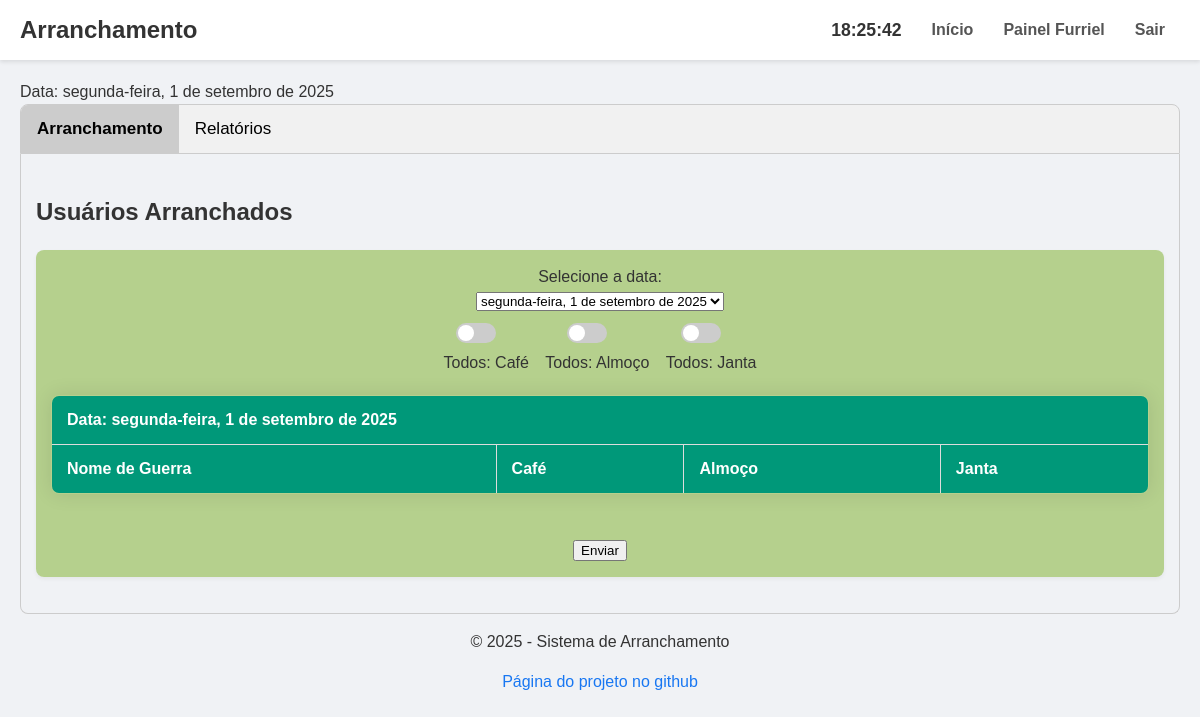
Page /config/furriel/furriel.php (signed in) on the earlier database version.
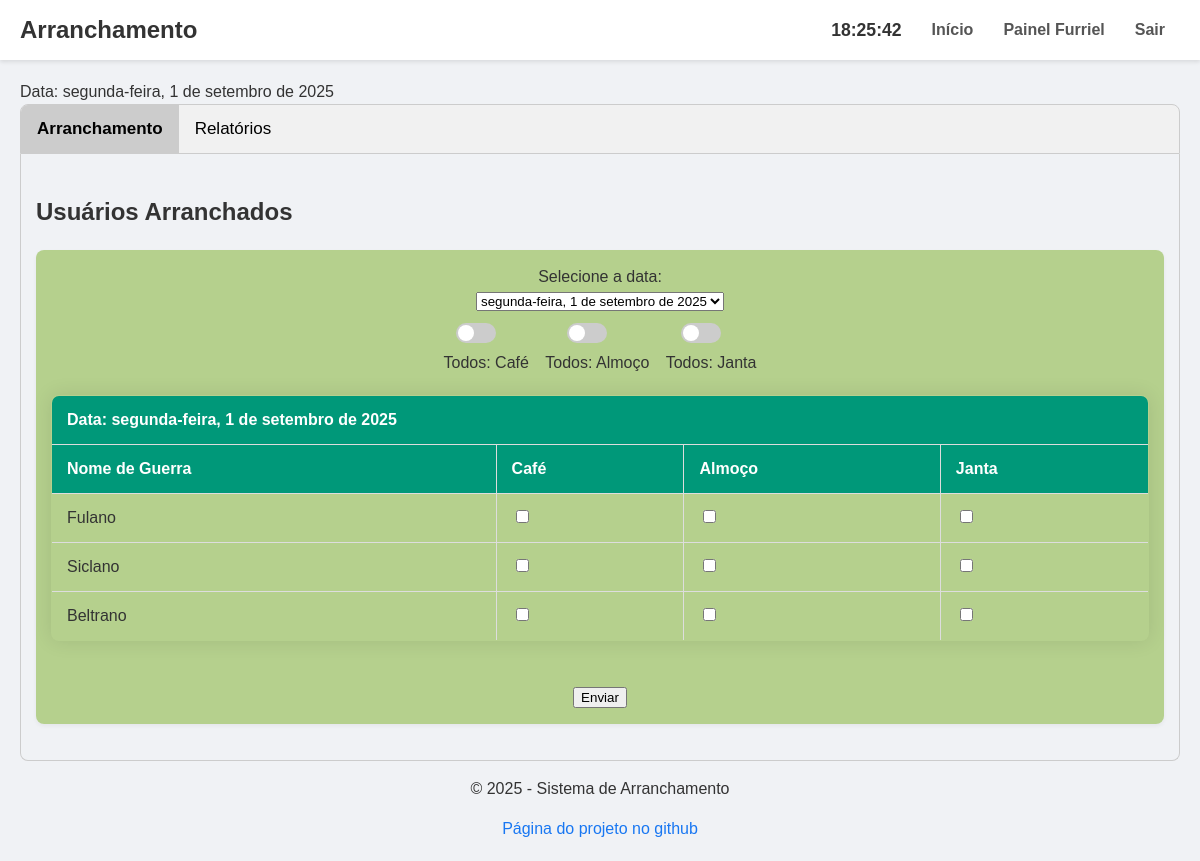
Same page on the later database version.
### tables this page shows
CREATE TABLE users (
    id INTEGER PRIMARY KEY AUTOINCREMENT,
    username TEXT NOT NULL UNIQUE,
    password TEXT NOT NULL,
    nome_pg TEXT NOT NULL,
    role TEXT CHECK(role IN ('admin','furriel','comum')) NOT NULL DEFAULT 'comum',
    grupo INTEGER NOT NULL
);

### config/furriel/furriel.php (the view, shortened to what this page needs)
<?php
include __DIR__ . '/../../lib/header.php';
$start = new DateTime('now');
$end = clone $start;
$end->add(new DateInterval('P10D'));
$formatter = new IntlDateFormatter(
    'pt_BR',
    IntlDateFormatter::FULL,
    IntlDateFormatter::NONE,
    'America/Sao_Paulo',
    IntlDateFormatter::GREGORIAN
);
$interval    = new DateInterval('P1D');
$date_period = new DatePeriod(
    $start,
    $interval,
    $end
);
$dates = iterator_to_array($date_period);
$today = $formatter->format($start);
echo "Data: ". $today;
echo '
<div class="tab">
  <button class="tablinks" onclick="openTab(event, \'Arranchamento\')" id="defaultOpen">Arranchamento</button>
  <button class="tablinks" onclick="openTab(event, \'Relatorios\')">Relatórios</button>
</div>';
echo '<div id="Arranchamento" class="tabcontent">';
echo '<h2>Usuários Arranchados</h2>';
    try {
        $pdo = DbConnection();
        $stmt = $pdo->query("SELECT id, username, nome_pg, role, grupo FROM users WHERE role = 'comum'");
        $users = $stmt->fetchAll(PDO::FETCH_ASSOC);
        echo "<form>";
        echo "<div class=\"card\" align='center' id=\"formulario\">";
        echo "Selecione a data:<br>
        <select name=\"dia\" id=\"dia\" >";
        foreach ($dates as $index => $date) {
            if ($index == 0) {
                echo "<option value=\"" . $date->format('Y-m-d') . "\" selected>" . $formatter->format($date) . "</option>";
            } else {
                echo "<option value=\"" . $date->format('Y-m-d') . "\">" . $formatter->format($date) . "</option>";
            }
        }
        echo "</select>";
        echo "
            <div id='seltudo'>
            <div class='switch-container'>
                <label class='switch'>
                <input type='checkbox' id='tudoCafe'>
                <span class='slider round'></span>
                </label>
                <div>Todos: Café</div>
            </div>
            <div class='switch-container'>
                <label class='switch'>
                <input type='checkbox' id='tudoAlmoco'>
                <span class='slider round'></span>
                </label>
                <div>Todos: Almoço</div>
            </div>
            <div class='switch-container'>
                <label class='switch'>
                <input type='checkbox' id='tudoJanta'>
                <span class='slider round'></span>
                </label>
                <div>Todos: Janta</div>
            </div>
            </div>";
        echo "<table id=\"tabela\" align='center' width='80%' border='1'>
                <thead>
                    <tr>
                        <th id=\"diaselecionado\" colspan=\"4\" align=\"center\"></th>
                    </tr>
                    <tr>
                        <th align=\"center\">Nome de Guerra</th>
                        <th align=\"center\">Café</th>
                        <th align=\"center\">Almoço</th>
                        <th align=\"center\">Janta</th>
                    </tr>
                </thead>
                <tbody>";
        foreach ($users as $user) {
            echo "<tr class=\"user-row\" data-id=\"" . $user['id'] . "\">";
            echo "<td align=\"center\">" . htmlspecialchars($user['nome_pg']) . "</td>";
            echo "<td align=\"center\">" . "<input class=\"ck\" type=\"checkbox\" data-refeicao=\"cafe\" >" . "</td>";
            echo "<td align=\"center\">" . "<input class=\"ck\" type=\"checkbox\" data-refeicao=\"almoco\" >" . "</td>";
            echo "<td align=\"center\">" . "<input class=\"ck\" type=\"checkbox\" data-refeicao=\"janta\" >" . "</td>";
            echo "</tr>";
        }
        echo "</tbody></table>";
        echo "<br><button align=\"center\" id=\"btn_enviar\" type=\"button\" >Enviar</button>";
        echo "</form>";
        echo "</div>";
    } catch (PDOException $e) {
        echo "<strong>ERRO:</strong> " . htmlspecialchars($e->getMessage());
    }
include __DIR__ . '/../../lib/footer.php';
?>

Differences in the rows shown:
added users: nome_pg "Fulano"
added users: nome_pg "Siclano"
added users: nome_pg "Beltrano"
